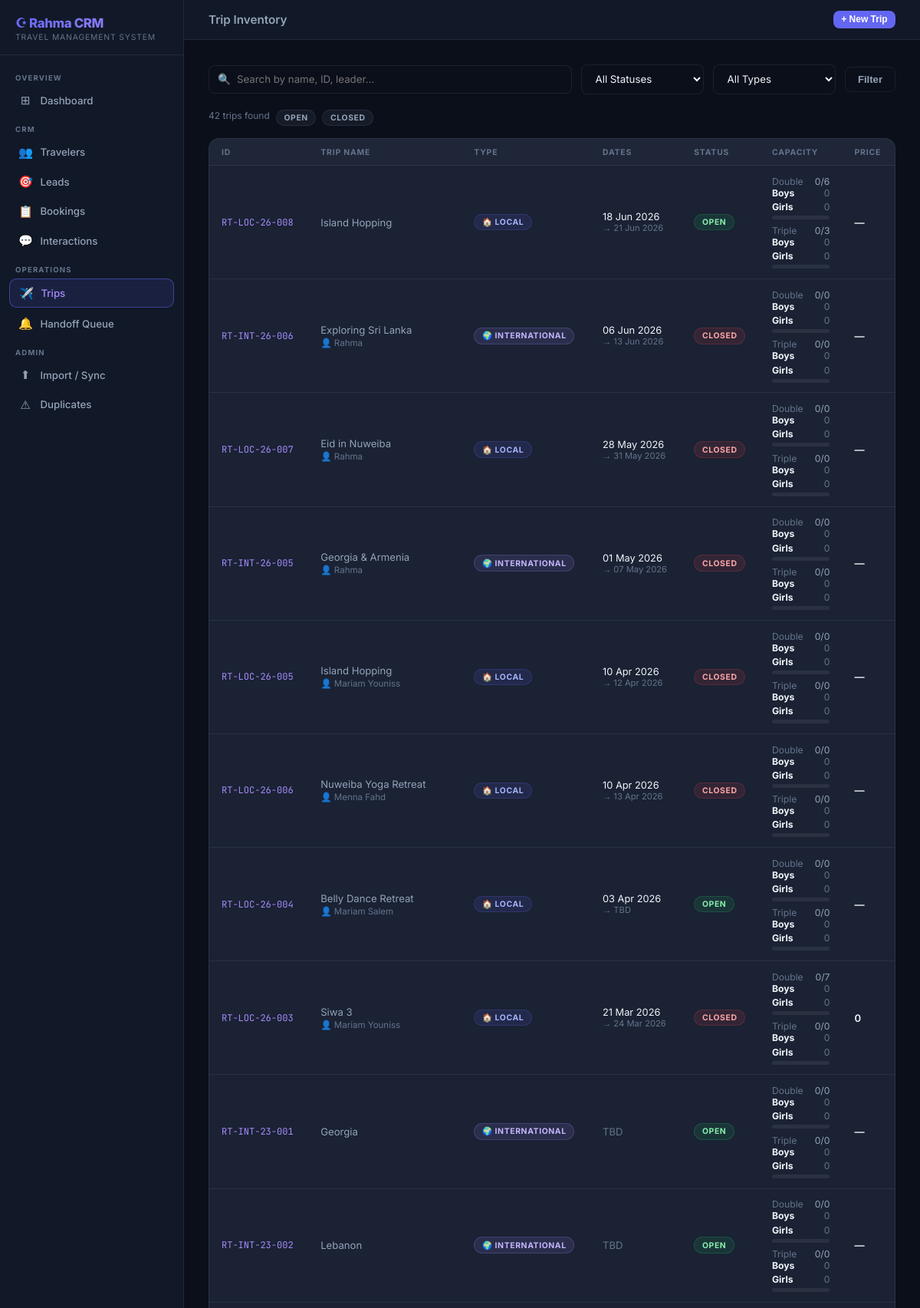
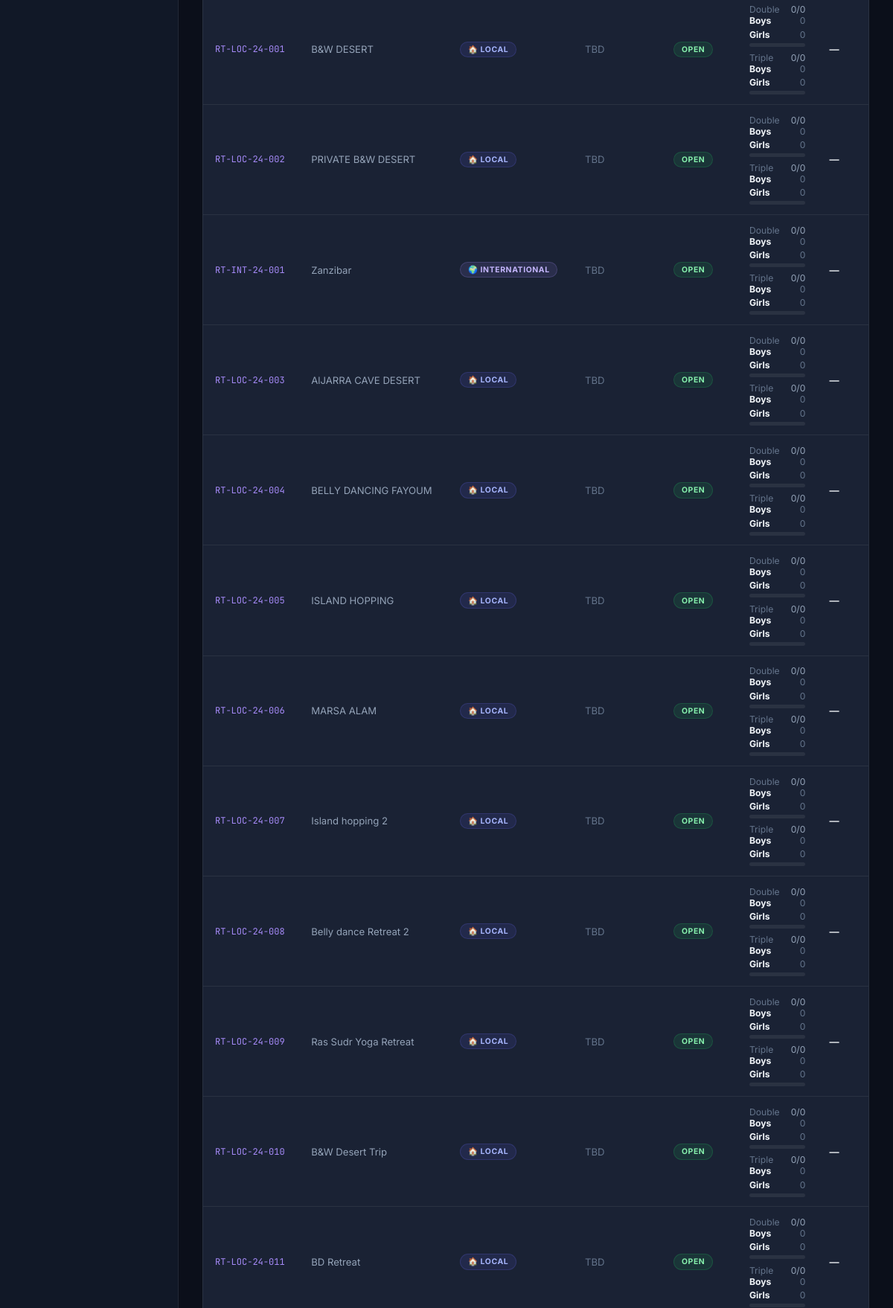
The page /trips/ (upper part) on the database its author committed (2 pictures, top to bottom).
### app/models/trip.py (models this page shows, shortened)
class Trip(db.Model):
    __tablename__ = 'trips'
    trip_id = db.Column(db.String(50), primary_key=True)
    trip_name = db.Column(db.String(200), nullable=False)
    type = db.Column(db.String(50)) # Local / International
    year = db.Column(db.Integer)
    trip_leader = db.Column(db.String(100))
    start_date = db.Column(db.Date)
    end_date = db.Column(db.Date)
    sales_status = db.Column(db.String(50)) # Open / Closed / Cancelled
    data_audit = db.Column(db.Text)
    trip_window_status = db.Column(db.String(50))
    trip_availability_note = db.Column(db.Text)
    next_reengage_date = db.Column(db.Date)
    single_total = db.Column(db.Integer, default=0)
    double_total = db.Column(db.Integer, default=0)
    triple_total = db.Column(db.Integer, default=0)
    single_remaining = db.Column(db.Integer, default=0)
    double_remaining = db.Column(db.Integer, default=0)
    triple_remaining = db.Column(db.Integer, default=0)
    draft_holds_single = db.Column(db.Integer, default=0)
    draft_holds_double = db.Column(db.Integer, default=0)
    draft_holds_triple = db.Column(db.Integer, default=0)
    boys_double = db.Column(db.Integer, default=0)
    girls_double = db.Column(db.Integer, default=0)
    boys_triple = db.Column(db.Integer, default=0)
    girls_triple = db.Column(db.Integer, default=0)
    public_price = db.Column(db.String(200))
    public_description = db.Column(db.Text)
    sales_notes = db.Column(db.Text)
    bookings = db.relationship('TripBooking', backref='trip', lazy=True)

### app/routes/trips.py (the view)
@trips_bp.route('/')
def index():
    q = request.args.get('q', '')
    status = request.args.get('status', '')
    trip_type = request.args.get('type', '')
    query = Trip.query
    if q:
        query = query.filter(or_(
            Trip.trip_name.ilike(f'%{q}%'),
            Trip.trip_id.ilike(f'%{q}%'),
            Trip.trip_leader.ilike(f'%{q}%'),
        ))
    if status:
        query = query.filter(Trip.sales_status == status)
    if trip_type:
        query = query.filter(Trip.type == trip_type)
    trips = query.order_by(Trip.start_date.desc()).all()
    statuses = [r[0] for r in db.session.query(Trip.sales_status).distinct().all() if r[0]]
    types = [r[0] for r in db.session.query(Trip.type).distinct().all() if r[0]]
    return render_template('trips/index.html',
                           trips=trips,
                           q=q,
                           current_status=status,
                           current_type=trip_type,
                           statuses=statuses,
                           types=types)

### app/templates/trips/index.html (shortened to what this page needs)
{% extends "base.html" %}
{% block topbar_title %}Trip Inventory{% endblock %}
{% block topbar_actions %}
<button onclick="openModal('createTrip')" class="btn btn-primary btn-sm">+ New Trip</button>
{% endblock %}
{% block content %}
<form method="GET" action="{{ url_for('trips.index') }}" class="search-bar">
    <div class="search-input-wrap">
        <span class="search-icon">🔍</span>
        <input class="form-input" type="text" name="q" value="{{ q }}" placeholder="Search by name, ID, leader…">
    </div>
    <select class="form-select" name="status" style="width:160px">
        <option value="">All Statuses</option>
    </select>
    <select class="form-select" name="type" style="width:160px">
        <option value="">All Types</option>
    </select>
    <button type="submit" class="btn btn-ghost">Filter</button>
</form>
<div style="display:flex;gap:0.5rem;margin-bottom:1rem;flex-wrap:wrap">
    <span style="font-size:0.75rem;color:var(--text-muted)">{{ trips|length }} trips found</span>
    {% for s in statuses %}
    <a href="{{ url_for('trips.index', status=s) }}"
       style="text-decoration:none"
       class="badge {% if current_status == s %}badge-blue{% else %}badge-gray{% endif %}">{{ s }}</a>
    {% endfor %}
</div>
{% if trips %}
<div class="card" style="padding:0;overflow:hidden">
    <table class="data-table">
        <thead><tr>
            <th>ID</th>
            <th>Trip Name</th>
            <th>Type</th>
            <th>Dates</th>
            <th>Status</th>
            <th>Capacity</th>
            <th>Price</th>
        </tr></thead>
        <tbody>
        {% for trip in trips %}
        <tr onclick="window.location='{{ url_for('trips.detail', trip_id=trip.trip_id) }}'">
            <td class="mono">{{ trip.trip_id }}</td>
            <td>
                <div class="primary">{{ trip.trip_name }}</div>
                {% if trip.trip_leader %}
                <div style="font-size:0.72rem;color:var(--text-muted);margin-top:2px">👤 {{ trip.trip_leader }}</div>
                {% endif %}
            </td>
            <td>
                {% if trip.type == 'International' %}
                    <span class="badge badge-purple">🌍 {{ trip.type }}</span>
                {% else %}
                    <span class="badge badge-blue">🏠 {{ trip.type or '—' }}</span>
                {% endif %}
            </td>
            <td>
                {% if trip.start_date %}
                <div style="font-size:0.8rem;color:var(--text-main)">{{ trip.start_date.strftime('%d %b %Y') }}</div>
                <div style="font-size:0.7rem;color:var(--text-muted)">→ {{ trip.end_date.strftime('%d %b %Y') if trip.end_date else 'TBD' }}</div>
                {% else %}
                <span style="color:var(--text-muted)">TBD</span>
                {% endif %}
            </td>
            <td>
                {% if trip.sales_status == 'Open' %}<span class="badge badge-green">Open</span>
                {% elif trip.sales_status == 'Closed' %}<span class="badge badge-red">Closed</span>
                {% elif trip.sales_status == 'Cancelled' %}<span class="badge badge-gray">Cancelled</span>
                {% else %}<span class="badge badge-yellow">{{ trip.sales_status or '—' }}</span>{% endif %}
            </td>
            <td>
                {% set double_total = trip.double_total or 0 %}
                {% set triple_total = trip.triple_total or 0 %}
                <div style="display:flex;flex-direction:column;gap:0.45rem;font-size:0.76rem">
                    {% set d_pct = (trip.double_remaining / double_total * 100) if double_total else 0 %}
                    {% set t_pct = (trip.triple_remaining / triple_total * 100) if triple_total else 0 %}
                    <div>
                        <div style="display:flex;justify-content:space-between;gap:0.75rem">
                            <span style="color:var(--text-muted)">Double</span>
                            <span>{{ trip.double_remaining }}/{{ double_total }}</span>
                        </div>
                        <div style="display:flex;flex-direction:column;gap:0.2rem;color:var(--text-muted)">
                            <div style="display:flex;justify-content:space-between;gap:0.75rem">
                                <span style="font-weight:700;color:var(--text-main)">Boys</span>
                                <span>{{ trip.boys_double or 0 }}</span>
                            </div>
                            <div style="display:flex;justify-content:space-between;gap:0.75rem">
                                <span style="font-weight:700;color:var(--text-main)">Girls</span>
                                <span>{{ trip.girls_double or 0 }}</span>
                            </div>
                        </div>
                        <div class="cap-bar"><div class="cap-fill {% if d_pct > 30 %}good{% elif d_pct > 0 %}warn{% else %}empty{% endif %}" style="width:{{ d_pct }}%"></div></div>
                    </div>
                    <div>
                        <div style="display:flex;justify-content:space-between;gap:0.75rem">
                            <span style="color:var(--text-muted)">Triple</span>
                            <span>{{ trip.triple_remaining }}/{{ triple_total }}</span>
                        </div>
                        <div style="display:flex;flex-direction:column;gap:0.2rem;color:var(--text-muted)">
                            <div style="display:flex;justify-content:space-between;gap:0.75rem">
                                <span style="font-weight:700;color:var(--text-main)">Boys</span>
                                <span>{{ trip.boys_triple or 0 }}</span>
                            </div>
                            <div style="display:flex;justify-content:space-between;gap:0.75rem">
                                <span style="font-weight:700;color:var(--text-main)">Girls</span>
                                <span>{{ trip.girls_triple or 0 }}</span>
                            </div>
                        </div>
                        <div class="cap-bar"><div class="cap-fill {% if t_pct > 30 %}good{% elif t_pct > 0 %}warn{% else %}empty{% endif %}" style="width:{{ t_pct }}%"></div></div>
                    </div>
                </div>
            </td>
            <td style="color:var(--text-main);font-weight:600">{{ trip.public_price or '—' }}</td>
        </tr>
        {% endfor %}
        </tbody>
    </table>
</div>
{% endif %}
{% endblock %}

### app/templates/base.html (style rules this page uses)
*, *::before, *::after { box-sizing: border-box; margin: 0; padding: 0; }
:root { --bg-base: #0b0f1a; --bg-surface: #111827; --bg-card: #1a2234; --bg-hover: #1e2a40; --border: rgba(255,255,255,0.07); --border-act: rgba(99,102,241,0.5); --accent: #6366f1; --accent-2: #a78bfa; --text-main: #f1f5f9; --text-muted: #64748b; --text-dim: #94a3b8; --green: #22c55e; --yellow: #eab308; --red: #ef4444; --sidebar-w: 240px; }
html, body { height: 100%; font-family: 'Inter', sans-serif; background: var(--bg-base); color: var(--text-main); }
.btn { display: inline-flex; align-items: center; gap: 0.4rem; padding: 0.5rem 1rem; border-radius: 0.5rem; font-size: 0.82rem; font-weight: 600; border: none; cursor: pointer; text-decoration: none; transition: all 0.15s ease; }
.btn-primary { background: var(--accent); color: #fff; }
.btn-ghost { background: transparent; color: var(--text-dim); border: 1px solid var(--border); }
.btn-sm { padding: 0.3rem 0.65rem; font-size: 0.75rem; }
.card { background: var(--bg-card); border: 1px solid var(--border); border-radius: 0.875rem; padding: 1.5rem; }
.badge { display: inline-flex; align-items: center; padding: 0.2rem 0.6rem; border-radius: 999px; font-size: 0.65rem; font-weight: 700; text-transform: uppercase; letter-spacing: 0.06em; }
.badge-green { background: rgba(34,197,94,0.12); color: #86efac; border: 1px solid rgba(34,197,94,0.2); }
.badge-red { background: rgba(239,68,68,0.12); color: #fca5a5; border: 1px solid rgba(239,68,68,0.2); }
.badge-blue { background: rgba(99,102,241,0.12); color: #a5b4fc; border: 1px solid rgba(99,102,241,0.2); }
.badge-purple { background: rgba(167,139,250,0.12);color: #c4b5fd; border: 1px solid rgba(167,139,250,0.2); }
.badge-gray { background: rgba(100,116,139,0.12);color: #94a3b8; border: 1px solid rgba(100,116,139,0.2); }
.data-table { width: 100%; border-collapse: collapse; font-size: 0.82rem; }
.data-table thead th { text-align: left; padding: 0.65rem 1rem; color: var(--text-muted); font-size: 0.65rem; font-weight: 700; text-transform: uppercase; letter-spacing: 0.08em; border-bottom: 1px solid var(--border); background: rgba(255,255,255,0.02); }
.data-table tbody tr { border-bottom: 1px solid var(--border); transition: background 0.1s; cursor: pointer; }
.data-table tbody td { padding: 0.8rem 1rem; color: var(--text-dim); vertical-align: middle; }
.data-table tbody td.mono { font-family: 'JetBrains Mono', monospace; font-size: 0.75rem; color: var(--accent-2); }
.form-input, .form-select, .form-textarea { width: 100%; background: var(--bg-base); border: 1px solid var(--border); border-radius: 0.5rem; padding: 0.6rem 0.85rem; color: var(--text-main); font-size: 0.83rem; font-family: 'Inter', sans-serif; outline: none; transition: border-color 0.15s; }
.form-select option { background: var(--bg-surface); }
.search-bar { display: flex; gap: 0.75rem; align-items: center; margin-bottom: 1.25rem; flex-wrap: wrap; }
.search-input-wrap { position: relative; flex: 1; min-width: 200px; }
.search-input-wrap input { padding-left: 2.25rem; }
.search-icon { position: absolute; left: 0.75rem; top: 50%; transform: translateY(-50%); color: var(--text-muted); font-size: 0.85rem; pointer-events: none; }
.cap-bar { height: 5px; background: var(--border); border-radius: 999px; overflow: hidden; margin-top: 4px; }

### rows shown on the page
Trip: trip_id "RT-LOC-26-008", trip_name "Island Hopping", type "LOCAL", start_date "18 Jun 2026", end_date "21 Jun 2026", sales_status "OPEN", double_remaining "0", double_total "6", boys_double "0", girls_double "0", triple_remaining "0", triple_total "3", boys_triple "0", girls_triple "0", public_price "—"
Trip: trip_id "RT-INT-26-006", trip_name "Exploring Sri Lanka", trip_leader "Rahma", type "INTERNATIONAL", start_date "06 Jun 2026", end_date "13 Jun 2026", sales_status "CLOSED", double_remaining "0", double_total "0", boys_double "0", girls_double "0", triple_remaining "0", triple_total "0", boys_triple "0", girls_triple "0", public_price "—"
Trip: trip_id "RT-LOC-26-007", trip_name "Eid in Nuweiba", trip_leader "Rahma", type "LOCAL", start_date "28 May 2026", end_date "31 May 2026", sales_status "CLOSED", double_remaining "0", double_total "0", boys_double "0", girls_double "0", triple_remaining "0", triple_total "0", boys_triple "0", girls_triple "0", public_price "—"
Trip: trip_id "RT-INT-26-005", trip_name "Georgia & Armenia", trip_leader "Rahma", type "INTERNATIONAL", start_date "01 May 2026", end_date "07 May 2026", sales_status "CLOSED", double_remaining "0", double_total "0", boys_double "0", girls_double "0", triple_remaining "0", triple_total "0", boys_triple "0", girls_triple "0", public_price "—"
Trip: trip_id "RT-LOC-26-005", trip_name "Island Hopping", trip_leader "Mariam Youniss", type "LOCAL", start_date "10 Apr 2026", end_date "12 Apr 2026", sales_status "CLOSED", double_remaining "0", double_total "0", boys_double "0", girls_double "0", triple_remaining "0", triple_total "0", boys_triple "0", girls_triple "0", public_price "—"
Trip: trip_id "RT-LOC-26-006", trip_name "Nuweiba Yoga Retreat", trip_leader "Menna Fahd", type "LOCAL", start_date "10 Apr 2026", end_date "13 Apr 2026", sales_status "CLOSED", double_remaining "0", double_total "0", boys_double "0", girls_double "0", triple_remaining "0", triple_total "0", boys_triple "0", girls_triple "0", public_price "—"
Trip: trip_id "RT-LOC-26-004", trip_name "Belly Dance Retreat", trip_leader "Mariam Salem", type "LOCAL", start_date "03 Apr 2026", end_date "TBD", sales_status "OPEN", double_remaining "0", double_total "0", boys_double "0", girls_double "0", triple_remaining "0", triple_total "0", boys_triple "0", girls_triple "0", public_price "—"
Trip: trip_id "RT-LOC-26-003", trip_name "Siwa 3", trip_leader "Mariam Youniss", type "LOCAL", start_date "21 Mar 2026", end_date "24 Mar 2026", sales_status "CLOSED", double_remaining "0", double_total "7", boys_double "0", girls_double "0", triple_remaining "0", triple_total "0", boys_triple "0", girls_triple "0", public_price "0"
Trip: trip_id "RT-INT-23-001", trip_name "Georgia", type "INTERNATIONAL", shows "TBD", sales_status "OPEN", double_remaining "0", double_total "0", boys_double "0", girls_double "0", triple_remaining "0", triple_total "0", boys_triple "0", girls_triple "0", public_price "—"
Trip: trip_id "RT-INT-23-002", trip_name "Lebanon", type "INTERNATIONAL", shows "TBD", sales_status "OPEN", double_remaining "0", double_total "0", boys_double "0", girls_double "0", triple_remaining "0", triple_total "0", boys_triple "0", girls_triple "0", public_price "—"
Trip: trip_id "RT-LOC-24-001", trip_name "B&W DESERT", type "LOCAL", shows "TBD", sales_status "OPEN", double_remaining "0", double_total "0", boys_double "0", girls_double "0", triple_remaining "0", triple_total "0", boys_triple "0", girls_triple "0", public_price "—"
Trip: trip_id "RT-LOC-24-002", trip_name "PRIVATE B&W DESERT", type "LOCAL", shows "TBD", sales_status "OPEN", double_remaining "0", double_total "0", boys_double "0", girls_double "0", triple_remaining "0", triple_total "0", boys_triple "0", girls_triple "0", public_price "—"
Trip: trip_id "RT-INT-24-001", trip_name "Zanzibar", type "INTERNATIONAL", shows "TBD", sales_status "OPEN", double_remaining "0", double_total "0", boys_double "0", girls_double "0", triple_remaining "0", triple_total "0", boys_triple "0", girls_triple "0", public_price "—"
Trip: trip_id "RT-LOC-24-003", trip_name "AlJARRA CAVE DESERT", type "LOCAL", shows "TBD", sales_status "OPEN", double_remaining "0", double_total "0", boys_double "0", girls_double "0", triple_remaining "0", triple_total "0", boys_triple "0", girls_triple "0", public_price "—"
Trip: trip_id "RT-LOC-24-004", trip_name "BELLY DANCING FAYOUM", type "LOCAL", shows "TBD", sales_status "OPEN", double_remaining "0", double_total "0", boys_double "0", girls_double "0", triple_remaining "0", triple_total "0", boys_triple "0", girls_triple "0", public_price "—"
Trip: trip_id "RT-LOC-24-005", trip_name "ISLAND HOPPING", type "LOCAL", shows "TBD", sales_status "OPEN", double_remaining "0", double_total "0", boys_double "0", girls_double "0", triple_remaining "0", triple_total "0", boys_triple "0", girls_triple "0", public_price "—"
Trip: trip_id "RT-LOC-24-006", trip_name "MARSA ALAM", type "LOCAL", shows "TBD", sales_status "OPEN", double_remaining "0", double_total "0", boys_double "0", girls_double "0", triple_remaining "0", triple_total "0", boys_triple "0", girls_triple "0", public_price "—"
Trip: trip_id "RT-LOC-24-007", trip_name "Island hopping 2", type "LOCAL", shows "TBD", sales_status "OPEN", double_remaining "0", double_total "0", boys_double "0", girls_double "0", triple_remaining "0", triple_total "0", boys_triple "0", girls_triple "0", public_price "—"
Trip: trip_id "RT-LOC-24-008", trip_name "Belly dance Retreat 2", type "LOCAL", shows "TBD", sales_status "OPEN", double_remaining "0", double_total "0", boys_double "0", girls_double "0", triple_remaining "0", triple_total "0", boys_triple "0", girls_triple "0", public_price "—"
Trip: trip_id "RT-LOC-24-009", trip_name "Ras Sudr Yoga Retreat", type "LOCAL", shows "TBD", sales_status "OPEN", double_remaining "0", double_total "0", boys_double "0", girls_double "0", triple_remaining "0", triple_total "0", boys_triple "0", girls_triple "0", public_price "—"
Trip: trip_id "RT-LOC-24-010", trip_name "B&W Desert Trip", type "LOCAL", shows "TBD", sales_status "OPEN", double_remaining "0", double_total "0", boys_double "0", girls_double "0", triple_remaining "0", triple_total "0", boys_triple "0", girls_triple "0", public_price "—"
Trip: trip_id "RT-LOC-24-011", trip_name "BD Retreat", type "LOCAL", shows "TBD", sales_status "OPEN", double_remaining "0", double_total "0", boys_double "0", girls_double "0", triple_remaining "0", triple_total "0", boys_triple "0", girls_triple "0", public_price "—"

### other values the page prints
{{ trips|length }} "42"
{{ s }} "OPEN" "CLOSED"
